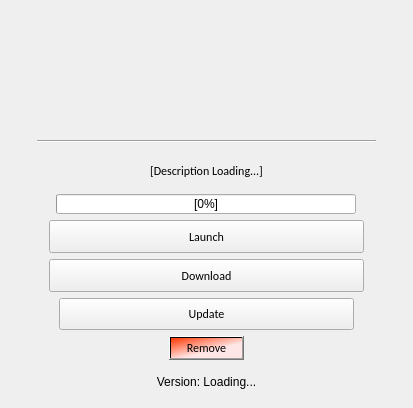
<?xml version="1.0" encoding="UTF-8"?>
<ui version="4.0">
 <class>MainWindow</class>
 <widget class="QMainWindow" name="MainWindow">
  <property name="geometry">
   <rect>
    <x>0</x>
    <y>0</y>
    <width>413</width>
    <height>408</height>
   </rect>
  </property>
  <property name="windowTitle">
   <string>Jade Launcher</string>
  </property>
  <property name="windowIcon">
   <iconset resource="../assets.qrc">
    <normaloff>:/images/assets/jadeIcon.png</normaloff>:/images/assets/jadeIcon.png</iconset>
  </property>
  <widget class="QWidget" name="centralwidget">
   <layout class="QGridLayout" name="gridLayout">
    <item row="0" column="0">
     <layout class="QVBoxLayout" name="verticalLayout_4">
      <item>
       <layout class="QVBoxLayout" name="verticalLayout_3">
        <item>
         <layout class="QVBoxLayout" name="verticalLayout_2">
          <item>
           <layout class="QHBoxLayout" name="horizontalLayout">
            <item>
             <spacer name="horizontalSpacer">
              <property name="orientation">
               <enum>Qt::Horizontal</enum>
              </property>
              <property name="sizeHint" stdset="0">
               <size>
                <width>40</width>
                <height>20</height>
               </size>
              </property>
             </spacer>
            </item>
            <item>
             <widget class="QLabel" name="image">
              <property name="sizePolicy">
               <sizepolicy hsizetype="Fixed" vsizetype="Fixed">
                <horstretch>0</horstretch>
                <verstretch>0</verstretch>
               </sizepolicy>
              </property>
              <property name="minimumSize">
               <size>
                <width>180</width>
                <height>120</height>
               </size>
              </property>
              <property name="maximumSize">
               <size>
                <width>180</width>
                <height>120</height>
               </size>
              </property>
              <property name="text">
               <string/>
              </property>
              <property name="pixmap">
               <pixmap resource="../assets.qrc">:/images/assets/JadeLauncherLogo.png</pixmap>
              </property>
              <property name="scaledContents">
               <bool>true</bool>
              </property>
             </widget>
            </item>
            <item>
             <spacer name="horizontalSpacer_2">
              <property name="orientation">
               <enum>Qt::Horizontal</enum>
              </property>
              <property name="sizeHint" stdset="0">
               <size>
                <width>40</width>
                <height>20</height>
               </size>
              </property>
             </spacer>
            </item>
           </layout>
          </item>
          <item>
           <layout class="QHBoxLayout" name="horizontalLayout_2">
            <item>
             <spacer name="horizontalSpacer_3">
              <property name="orientation">
               <enum>Qt::Horizontal</enum>
              </property>
              <property name="sizeType">
               <enum>QSizePolicy::Fixed</enum>
              </property>
              <property name="sizeHint" stdset="0">
               <size>
                <width>28</width>
                <height>13</height>
               </size>
              </property>
             </spacer>
            </item>
            <item>
             <widget class="Line" name="line">
              <property name="orientation">
               <enum>Qt::Horizontal</enum>
              </property>
             </widget>
            </item>
            <item>
             <spacer name="horizontalSpacer_4">
              <property name="orientation">
               <enum>Qt::Horizontal</enum>
              </property>
              <property name="sizeType">
               <enum>QSizePolicy::Fixed</enum>
              </property>
              <property name="sizeHint" stdset="0">
               <size>
                <width>28</width>
                <height>13</height>
               </size>
              </property>
             </spacer>
            </item>
           </layout>
          </item>
         </layout>
        </item>
        <item>
         <widget class="QLabel" name="description">
          <property name="font">
           <font>
            <family>Calibri</family>
           </font>
          </property>
          <property name="text">
           <string>&lt;html&gt;&lt;head/&gt;&lt;body&gt;&lt;p align=&quot;center&quot;&gt;[Description Loading...]&lt;/p&gt;&lt;/body&gt;&lt;/html&gt;</string>
          </property>
          <property name="wordWrap">
           <bool>true</bool>
          </property>
         </widget>
        </item>
       </layout>
      </item>
      <item alignment="Qt::AlignHCenter">
       <widget class="QProgressBar" name="progressBar">
        <property name="minimumSize">
         <size>
          <width>300</width>
          <height>20</height>
         </size>
        </property>
        <property name="maximumSize">
         <size>
          <width>300</width>
          <height>20</height>
         </size>
        </property>
        <property name="maximum">
         <number>100</number>
        </property>
        <property name="value">
         <number>0</number>
        </property>
        <property name="alignment">
         <set>Qt::AlignHCenter|Qt::AlignTop</set>
        </property>
        <property name="orientation">
         <enum>Qt::Horizontal</enum>
        </property>
        <property name="textDirection">
         <enum>QProgressBar::TopToBottom</enum>
        </property>
        <property name="format">
         <string>[%p%]</string>
        </property>
       </widget>
      </item>
      <item>
       <layout class="QVBoxLayout" name="verticalLayout">
        <item>
         <layout class="QHBoxLayout" name="launchBox">
          <item>
           <spacer name="horizontalSpacer_5">
            <property name="orientation">
             <enum>Qt::Horizontal</enum>
            </property>
            <property name="sizeType">
             <enum>QSizePolicy::Fixed</enum>
            </property>
            <property name="sizeHint" stdset="0">
             <size>
              <width>40</width>
              <height>20</height>
             </size>
            </property>
           </spacer>
          </item>
          <item>
           <widget class="QPushButton" name="launchButton">
            <property name="sizePolicy">
             <sizepolicy hsizetype="Minimum" vsizetype="Minimum">
              <horstretch>0</horstretch>
              <verstretch>0</verstretch>
             </sizepolicy>
            </property>
            <property name="maximumSize">
             <size>
              <width>16777215</width>
              <height>40</height>
             </size>
            </property>
            <property name="font">
             <font>
              <family>Calibri</family>
             </font>
            </property>
            <property name="statusTip">
             <string>Launch the app</string>
            </property>
            <property name="text">
             <string>Launch</string>
            </property>
           </widget>
          </item>
          <item>
           <spacer name="horizontalSpacer_6">
            <property name="orientation">
             <enum>Qt::Horizontal</enum>
            </property>
            <property name="sizeType">
             <enum>QSizePolicy::Fixed</enum>
            </property>
            <property name="sizeHint" stdset="0">
             <size>
              <width>40</width>
              <height>20</height>
             </size>
            </property>
           </spacer>
          </item>
         </layout>
        </item>
        <item>
         <layout class="QHBoxLayout" name="downloadBox">
          <item>
           <spacer name="horizontalSpacer_7">
            <property name="orientation">
             <enum>Qt::Horizontal</enum>
            </property>
            <property name="sizeType">
             <enum>QSizePolicy::Fixed</enum>
            </property>
            <property name="sizeHint" stdset="0">
             <size>
              <width>40</width>
              <height>20</height>
             </size>
            </property>
           </spacer>
          </item>
          <item>
           <widget class="QPushButton" name="downloadButton">
            <property name="sizePolicy">
             <sizepolicy hsizetype="Minimum" vsizetype="Minimum">
              <horstretch>0</horstretch>
              <verstretch>0</verstretch>
             </sizepolicy>
            </property>
            <property name="maximumSize">
             <size>
              <width>16777215</width>
              <height>40</height>
             </size>
            </property>
            <property name="font">
             <font>
              <family>Calibri</family>
             </font>
            </property>
            <property name="statusTip">
             <string>Downl</string>
            </property>
            <property name="text">
             <string>Download</string>
            </property>
           </widget>
          </item>
          <item>
           <spacer name="horizontalSpacer_8">
            <property name="orientation">
             <enum>Qt::Horizontal</enum>
            </property>
            <property name="sizeType">
             <enum>QSizePolicy::Fixed</enum>
            </property>
            <property name="sizeHint" stdset="0">
             <size>
              <width>40</width>
              <height>20</height>
             </size>
            </property>
           </spacer>
          </item>
         </layout>
        </item>
        <item>
         <layout class="QHBoxLayout" name="updateBox">
          <item>
           <spacer name="horizontalSpacer_9">
            <property name="orientation">
             <enum>Qt::Horizontal</enum>
            </property>
            <property name="sizeType">
             <enum>QSizePolicy::Fixed</enum>
            </property>
            <property name="sizeHint" stdset="0">
             <size>
              <width>50</width>
              <height>20</height>
             </size>
            </property>
           </spacer>
          </item>
          <item>
           <widget class="QPushButton" name="updateButton">
            <property name="sizePolicy">
             <sizepolicy hsizetype="Minimum" vsizetype="Minimum">
              <horstretch>0</horstretch>
              <verstretch>0</verstretch>
             </sizepolicy>
            </property>
            <property name="maximumSize">
             <size>
              <width>16777215</width>
              <height>40</height>
             </size>
            </property>
            <property name="font">
             <font>
              <family>Calibri</family>
             </font>
            </property>
            <property name="statusTip">
             <string>Update Jade Assistant</string>
            </property>
            <property name="text">
             <string>Update</string>
            </property>
           </widget>
          </item>
          <item>
           <spacer name="horizontalSpacer_10">
            <property name="orientation">
             <enum>Qt::Horizontal</enum>
            </property>
            <property name="sizeType">
             <enum>QSizePolicy::Fixed</enum>
            </property>
            <property name="sizeHint" stdset="0">
             <size>
              <width>50</width>
              <height>20</height>
             </size>
            </property>
           </spacer>
          </item>
         </layout>
        </item>
        <item>
         <layout class="QHBoxLayout" name="removeBox">
          <item>
           <spacer name="horizontalSpacer_11">
            <property name="orientation">
             <enum>Qt::Horizontal</enum>
            </property>
            <property name="sizeHint" stdset="0">
             <size>
              <width>40</width>
              <height>20</height>
             </size>
            </property>
           </spacer>
          </item>
          <item>
           <widget class="QPushButton" name="removeButton">
            <property name="sizePolicy">
             <sizepolicy hsizetype="Fixed" vsizetype="Fixed">
              <horstretch>0</horstretch>
              <verstretch>0</verstretch>
             </sizepolicy>
            </property>
            <property name="font">
             <font>
              <family>Calibri</family>
             </font>
            </property>
            <property name="statusTip">
             <string>Delete Jade Assistant from your device.</string>
            </property>
            <property name="styleSheet">
             <string notr="true">background-color: qlineargradient(spread:pad, x1:0, y1:0, x2:0.744, y2:0.824409, stop:0 rgba(255, 54, 0, 255), stop:0.772727 rgba(255, 230, 230, 255));</string>
            </property>
            <property name="text">
             <string>Remove</string>
            </property>
           </widget>
          </item>
          <item>
           <spacer name="horizontalSpacer_12">
            <property name="orientation">
             <enum>Qt::Horizontal</enum>
            </property>
            <property name="sizeHint" stdset="0">
             <size>
              <width>40</width>
              <height>20</height>
             </size>
            </property>
           </spacer>
          </item>
         </layout>
        </item>
        <item>
         <widget class="QLabel" name="version">
          <property name="text">
           <string>&lt;html&gt;&lt;head/&gt;&lt;body&gt;&lt;p align=&quot;center&quot;&gt;Version: Loading...&lt;/p&gt;&lt;/body&gt;&lt;/html&gt;</string>
          </property>
         </widget>
        </item>
       </layout>
      </item>
     </layout>
    </item>
   </layout>
  </widget>
 </widget>
 <resources>
  <include location="../assets.qrc"/>
  <include location="../assets.qrc"/>
 </resources>
 <connections/>
 <slots>
  <slot>setWindowFlags()</slot>
 </slots>
</ui>
